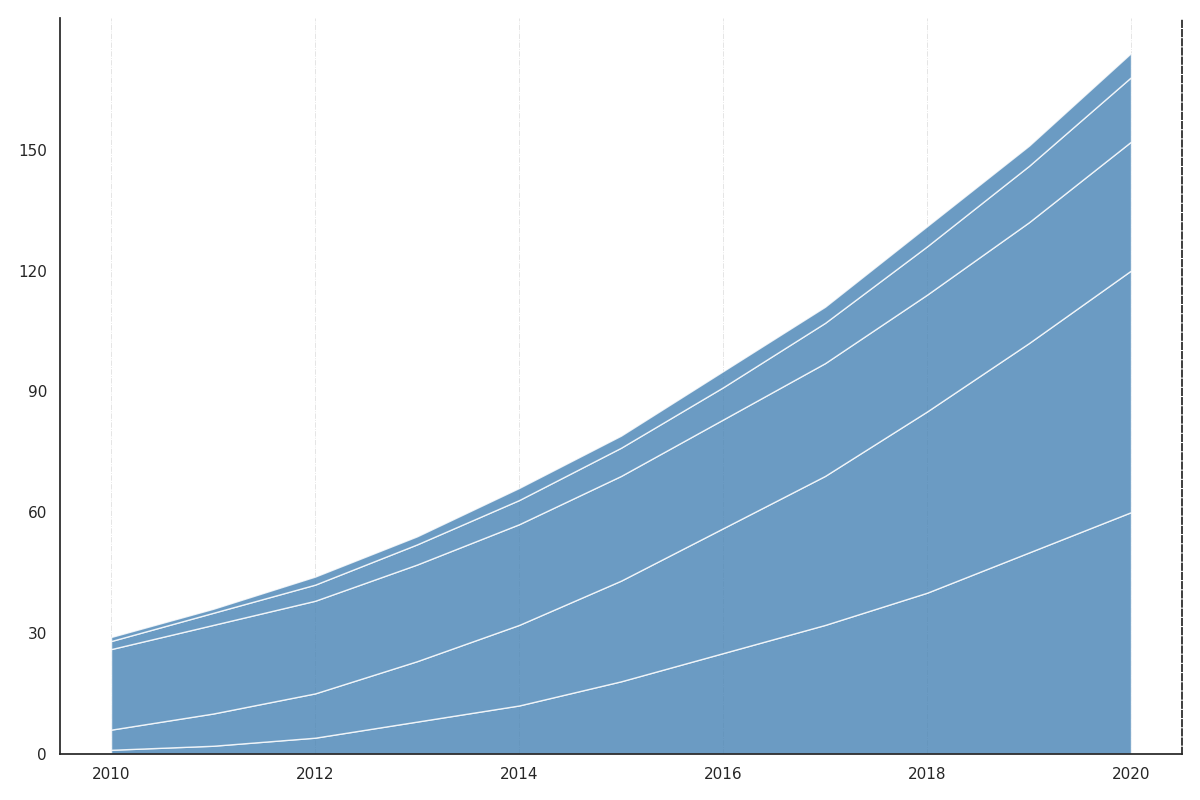

This figure's Python source:
import matplotlib.pyplot as plt
import numpy as np

years = np.arange(2010, 2021)
solar = np.array([1, 2, 4, 8, 12, 18, 25, 32, 40, 50, 60])
wind = np.array([5, 8, 11, 15, 20, 25, 31, 37, 45, 52, 60])
hydro = np.array([20, 22, 23, 24, 25, 26, 27, 28, 29, 30, 32])
biomass = np.array([2, 3, 4, 5, 6, 7, 8, 10, 12, 14, 16])
geothermal = np.array([1, 1, 2, 2, 3, 3, 4, 4, 5, 5, 6])

energy_sources = np.vstack([solar, wind, hydro, biomass, geothermal])

fig, ax = plt.subplots(figsize=(12, 8))
ax.stackplot(years, energy_sources, colors=['#4682B4'], alpha=0.8)

# Removing all textual elements: title, labels, legend, and annotations
# ax.set_title(...)
# ax.set_xlabel(...)
# ax.set_ylabel(...)
# ax.legend(...)
# ax.annotate(...)
# ax.annotate(...)

ax.set_xticks(years[::2])
ax.set_yticks(np.arange(0, 151, 30))

ax.xaxis.grid(True, linestyle='-.', linewidth=0.6, alpha=0.6)

ax.spines['top'].set_visible(False)
ax.spines['right'].set_linestyle('--')

plt.tight_layout()
plt.show()
